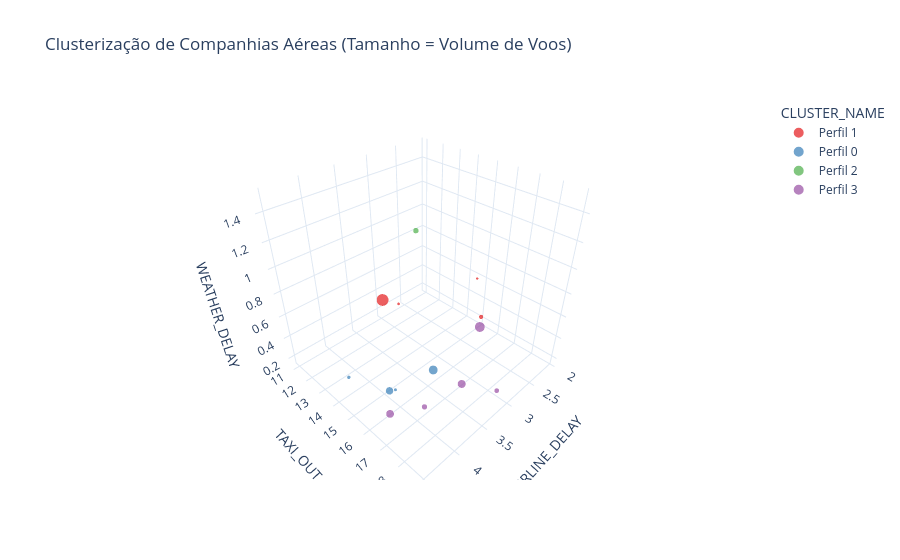

Here is the notebook cell this chart was saved with:
### Markdown cell above
### Visualização dos Clusters
Plotando os resultados para entender o que cada cluster representa.

### Code cell
# Gráfico de Dispersão 3D para entender a separação
fig = px.scatter_3d(
    df_airline_stats, 
    x='AIRLINE_DELAY', 
    y='TAXI_OUT', 
    z='WEATHER_DELAY',
    color='CLUSTER_NAME',
    hover_name='AIRLINE_NAME',
    size='FLIGHT_VOLUME',
    title='Clusterização de Companhias Aéreas (Tamanho = Volume de Voos)',
    template='plotly_white',
    color_discrete_sequence=px.colors.qualitative.Set1
)
fig.show()

# Resumo médio por cluster para identificar os perfis
resumo_clusters = df_airline_stats.groupby('CLUSTER_NAME')[features].mean().reset_index()
display(resumo_clusters)

### Figure 1 — Plotly figure (JSON) as saved in the notebook; plotly's stock layout.template omitted (floating-point values rounded to 4 significant figures)
{"data": [{"hovertemplate": "<b>%{hovertext}</b><br><br>CLUSTER_NAME=Perfil 1<br>AIRLINE_DELAY=%{x}<br>TAXI_OUT=%{y}<br>WEATHER_DELAY=%{z}<br>FLIGHT_VOLUME=%{marker.size}<extra></extra>", "hovertext": ["Alaska Airlines Inc.", "Hawaiian Airlines Inc.", "Southwest Airlines Co.", "Virgin America"], "legendgroup": "Perfil 1", "marker": {"color": "rgb(228,26,28)", "size": [157025, 69815, 1135152, 55813], "sizemode": "area", "sizeref": 2838.0, "symbol": "circle"}, "mode": "markers", "name": "Perfil 1", "scene": "scene", "showlegend": true, "type": "scatter3d", "x": [2.07, 2.62, 3.19, 2.125], "y": [15.08, 10.96, 11.96, 14.78], "z": [0.231, 0.1598, 0.4568, 0.6072]}, {"hovertemplate": "<b>%{hovertext}</b><br><br>CLUSTER_NAME=Perfil 0<br>AIRLINE_DELAY=%{x}<br>TAXI_OUT=%{y}<br>WEATHER_DELAY=%{z}<br>FLIGHT_VOLUME=%{marker.size}<extra></extra>", "hovertext": ["American Airlines Inc.", "Frontier Airlines Inc.", "Spirit Air Lines", "United Air Lines Inc."], "legendgroup": "Perfil 0", "marker": {"color": "rgb(55,126,184)", "size": [636554, 81715, 104500, 462086], "sizemode": "area", "sizeref": 2838.0, "symbol": "circle"}, "mode": "markers", "name": "Perfil 0", "scene": "scene", "showlegend": true, "type": "scatter3d", "x": [3.98, 4.004, 4.435, 4.518], "y": [17.76, 15.76, 14.65, 17.45], "z": [0.6802, 0.2608, 0.4198, 0.6912]}, {"hovertemplate": "<b>%{hovertext}</b><br><br>CLUSTER_NAME=Perfil 2<br>AIRLINE_DELAY=%{x}<br>TAXI_OUT=%{y}<br>WEATHER_DELAY=%{z}<br>FLIGHT_VOLUME=%{marker.size}<extra></extra>", "hovertext": ["American Eagle Airlines Inc."], "legendgroup": "Perfil 2", "marker": {"color": "rgb(77,175,74)", "size": [257130], "sizemode": "area", "sizeref": 2838.0, "symbol": "circle"}, "mode": "markers", "name": "Perfil 2", "scene": "scene", "showlegend": true, "type": "scatter3d", "x": [3.88], "y": [16.61], "z": [1.51]}, {"hovertemplate": "<b>%{hovertext}</b><br><br>CLUSTER_NAME=Perfil 3<br>AIRLINE_DELAY=%{x}<br>TAXI_OUT=%{y}<br>WEATHER_DELAY=%{z}<br>FLIGHT_VOLUME=%{marker.size}<extra></extra>", "hovertext": ["Atlantic Southeast Airlines", "Delta Air Lines Inc.", "JetBlue Airways", "Skywest Airlines Inc.", "US Airways Inc."], "legendgroup": "Perfil 3", "marker": {"color": "rgb(152,78,163)", "size": [508288, 791067, 240304, 528328, 194223], "sizemode": "area", "sizeref": 2838.0, "symbol": "circle"}, "mode": "markers", "name": "Perfil 3", "scene": "scene", "showlegend": true, "type": "scatter3d", "x": [4.358, 3.186, 4.166, 3.616, 3.276], "y": [16.74, 17.7, 17.94, 18.13, 19.0], "z": [0.3206, 0.746, 0.4654, 0.4582, 0.3633]}], "layout": {"legend": {"itemsizing": "constant", "title": {"text": "CLUSTER_NAME"}, "tracegroupgap": 0}, "scene": {"domain": {"x": [0, 1], "y": [0, 1]}, "xaxis": {"title": {"text": "AIRLINE_DELAY"}}, "yaxis": {"title": {"text": "TAXI_OUT"}}, "zaxis": {"title": {"text": "WEATHER_DELAY"}}}, "title": {"text": "Clusterização de Companhias Aéreas (Tamanho = Volume de Voos)"}}}
